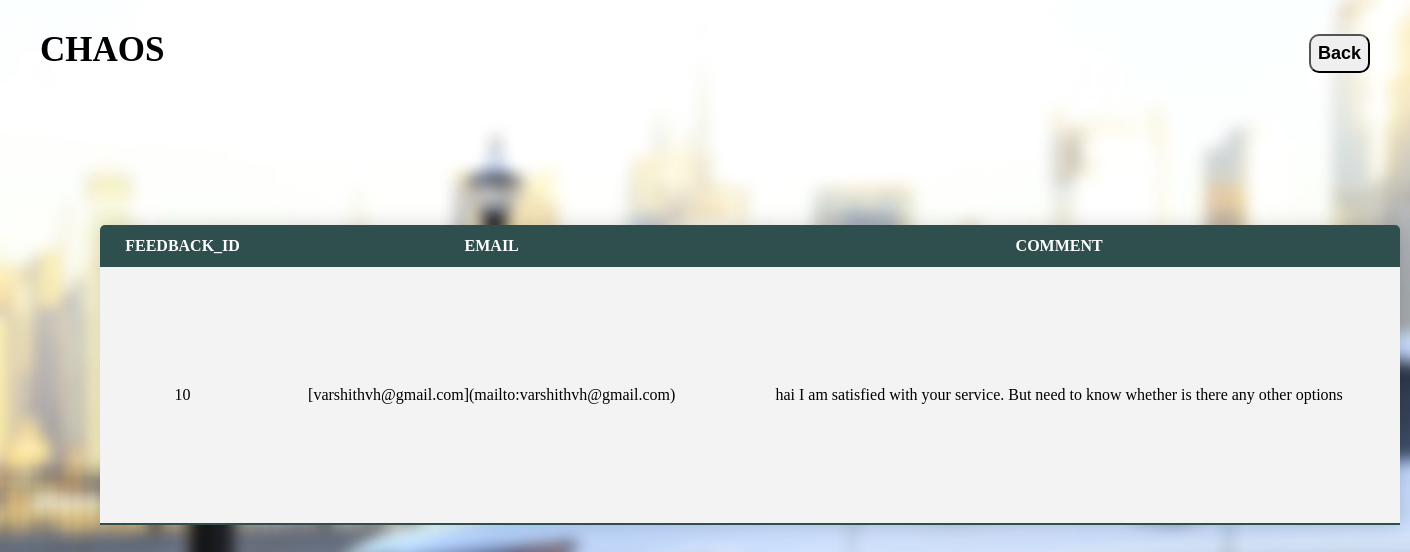
Page /feedback.php on the committed database.
### tables this page shows
CREATE TABLE `feedback` (
`FED_ID` int(11) NOT NULL AUTO_INCREMENT,
`EMAIL` varchar(255) NOT NULL,
`COMMENT` text NOT NULL,
PRIMARY KEY (`FED_ID`),
CONSTRAINT `TEST` FOREIGN KEY (`EMAIL`) REFERENCES `users` (`EMAIL`) ON DELETE CASCADE ON UPDATE CASCADE
);

### feedback.php (the view, shortened to what this page needs)
<!DOCTYPE html>
<html lang="en">
<head>
</head>
<body>
<?php
require_once('connection.php');
$query="SELECT *from feedback";
$queryy=mysqli_query($conn,$query);
?>
<div class="hai">
        <div class="navbar">
            <div class="icon">
                <h2 class="logo">CHAOS</h2>
                <button class="back"><a href="adminpage.php">Back</a></button>
            </div>
         </div>
         </div>
        <div>
            <div>
                <div>
                    <table class="content-table">
                <thead>
                    <tr>
                    <th>FEEDBACK_ID</th>
                            <th>EMAIL</th>
                        <th>COMMENT</th>
                    </tr>
                </thead>
                <tbody>
                <?php
                while($res=mysqli_fetch_array($queryy)){
                ?>
                <tr  class="active-row">
                <tr class="active-row">
                            <td><?php echo $res['FED_ID']; ?></td>
                            <td><?php echo $res['EMAIL']; ?></td>
                            <td><?php echo $res['COMMENT']; ?></td>
                        </tr></php></td>
                </tr>
               <?php } ?>
                </tbody>
                </table>
                </div>
            </div>
        </div>
</body>
</html>

### feedback.php (style rules this page uses)
html, body { margin: 0; padding: 0; height: 100%; background: linear-gradient(to top, rgba(0, 0, 0, 0)50%, rgba(0, 0, 0, 0)50%), url("images/ablur.jpg"); background-position: center; background-size: cover; }
* { margin: 0; padding: 0; }
.hai { width: 100%; background: linear-gradient(to top, rgba(0,0,0,0)50%, rgba(0,0,0,0)50%); background-position: center; background-size: cover; height: 25vh; animation: infiniteScrollBg 50s linear infinite; }
.navbar { width: 1200px; height: 75px; margin-left: 40px; }
.icon { width: 200px; float: left; height: 65px; }
.logo { color: black; font-size: 35px; font-family: fantasy; float: left; padding-left: 0px; padding-top: 30px; }
.content-table { border-collapse: collapse; font-size: 1em; min-width: 400px; border-radius: 5px 5px 0 0; overflow: hidden; box-shadow:0 0 20px rgba(0,0,0,0.15); margin-left : 100px ; margin-top: 25px; width: 1300px; height: 300px; }
.content-table thead tr { background-color: darkslategrey; color: white; text-align: center; }
.content-table th, .content-table td { padding: 12px 15px; }
.content-table tbody tr { background-color: #f3f3f3; text-align:center; }
.content-table tbody tr:last-of-type { border-bottom: 2px solid darkslategrey; }
.back { top: 34px; right: 40px; font-size: 18px; border-radius: 10px; cursor: pointer; color: white; transition: 0.4s ease; position: fixed; padding: 7px; }
.back a { text-decoration: none; color: black; font-weight: bold; }

### rows in the picture
feedback: FED_ID "10", EMAIL "[varshithvh@gmail.com](mailto:varshithvh@gmail.com)", COMMENT "hai I am satisfied with your service. But need to know whether is there any other options"
